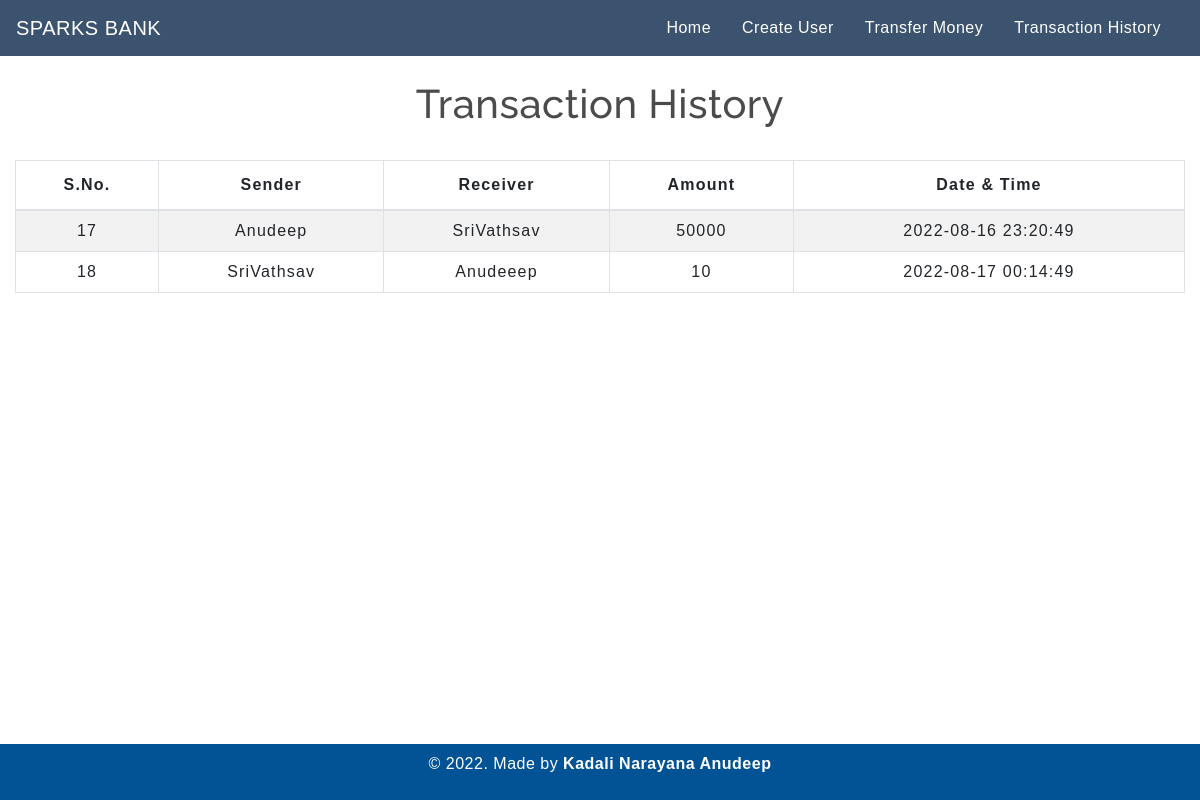
The page /transactionhistory.php on the database its author committed.
### tables this page shows
CREATE TABLE `transaction` (
  `sno` int(3) NOT NULL,
  `sender` text NOT NULL,
  `receiver` text NOT NULL,
  `balance` int(8) NOT NULL,
  `datetime` datetime NOT NULL DEFAULT current_timestamp()
);

### transactionhistory.php (the view, shortened to what this page needs)
<!DOCTYPE html>
<html lang="en">
<head>
    <link rel="stylesheet" href="https://stackpath.bootstrapcdn.com/bootstrap/4.5.2/css/bootstrap.min.css">
    <link rel="stylesheet" type="text/css" href="css/table.css">
    <link rel="stylesheet" type="text/css" href="css/navbar.css">
    <link rel="stylesheet" type="text/css" href="css/main.css">
</head>
<body>
<?php
  include 'navbar.php';
?>
	<div class="container-fluid">
        <h2 class="text-center pt-4">Transaction History</h2>
       <br>
       <div class="table-responsive-sm">
    <table class="table table-hover table-striped table-condensed table-bordered">
        <thead>
            <tr>
                <th class="text-center">S.No.</th>
                <th class="text-center">Sender</th>
                <th class="text-center">Receiver</th>
                <th class="text-center">Amount</th>
                <th class="text-center">Date & Time</th>
            </tr>
        </thead>
        <tbody>
        <?php
            include 'config.php';
            $sql ="select * from transaction";
            $query =mysqli_query($conn, $sql);
            while($rows = mysqli_fetch_assoc($query))
            {
        ?>
            <tr>
            <td class="py-2"><?php echo $rows['sno']; ?></td>
            <td class="py-2"><?php echo $rows['sender']; ?></td>
            <td class="py-2"><?php echo $rows['receiver']; ?></td>
            <td class="py-2"><?php echo $rows['balance']; ?> </td>
            <td class="py-2"><?php echo $rows['datetime']; ?> </td>
        <?php
            }
        ?>
        </tbody>
    </table>
    </div>
</div>
<div class=""foot>
      <footer class="text-center mt-5 py-2 ">
        <p>&copy 2022. Made by <b>Kadali Narayana Anudeep</b></p>
      </footer>
      </div>
</body>
</html>

### css/table.css (style rules this page uses)
* { padding: 0; margin: 0; box-sizing: border-box; font-family: sans-serif; }
h2 { font-size: 40px; }
table { letter-spacing: 1.2px; }
td { text-align: center; }

### css/navbar.css (style rules this page uses)
h2 { color: #4C4B4B; letter-spacing: 0.5px; font-family: raleway; }

### css/main.css (style rules this page uses)
footer { color:#ffffff; background-color:#025296; letter-spacing: 0.5px; position: absolute; bottom: 0%; width: 100%; }

### rows shown on the page
transaction: sno "17", sender "Anudeep", receiver "SriVathsav", balance "50000", datetime "2022-08-16 23:20:49"
transaction: sno "18", sender "SriVathsav", receiver "Anudeeep", balance "10", datetime "2022-08-17 00:14:49"
